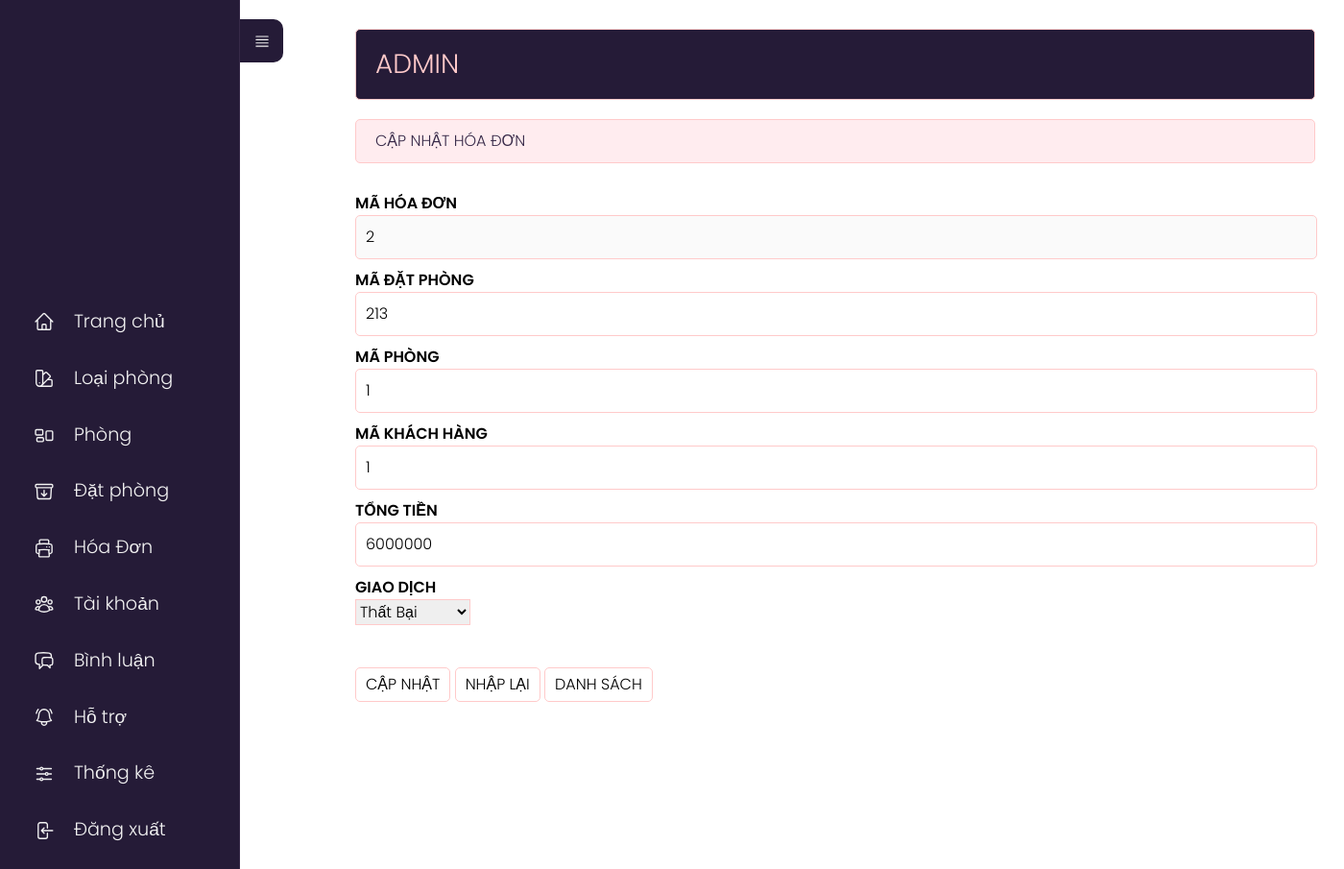
The app's page /app/controllers/admin/index.php?act=suahd&id=2 (signed in) with its own data.
### tables this page shows
CREATE TABLE `hoadon` (
  `id_bill` int(11) NOT NULL,
  `id_order` int(11) NOT NULL,
  `id_phong` int(10) NOT NULL,
  `id_user` int(11) NOT NULL,
  `tongtien` int(11) NOT NULL,
  `role` tinyint(2) NOT NULL DEFAULT 0
);

### app/models/pdo.php (called while the page is built, shortened)
<?php
function pdo_get_connection(){
    $dburl = "mysql:host=localhost;dbname=khachsan;charset=utf8";
    $user = 'root';
    $password = '';
    $conn = new PDO($dburl, $user, $password);
    $conn->setAttribute(PDO::ATTR_ERRMODE, PDO::ERRMODE_EXCEPTION);
    return $conn;
}
function pdo_query_one($sql){
    $sql_args = array_slice(func_get_args(), 1);
    try{
        $conn = pdo_get_connection();
        $stmt = $conn->prepare($sql);
        $stmt->execute($sql_args);
        $row = $stmt->fetch(PDO::FETCH_ASSOC);
        return $row;
    }
    catch(PDOException $e){
        throw $e;
    }
    finally{
        unset($conn);
    }
}

### app/models/hoadon.php (called while the page is built, shortened)
<?php
    function loadone_hoadon($id){
        $sql="select * from hoadon where id_bill=".$id;
        $hd=pdo_query_one($sql);
        return $hd;
    }

### app/views/admin/hoadon/update.php (the view, shortened to what this page needs)
<?php
if (is_array($hd)) {
    extract($hd);
}
?>
<div class="row">
    <div class="row mb headeradmin" style="width:1000px;">
        <h1 style="padding: 15px 0;">ADMIN </h1>
    </div>
    <div class="row mb10 formtittle" style="width:1000px;">
        <h3>CẬP NHẬT HÓA ĐƠN</h3>
    </div>
    <div class="row formcontent">
        <form action="index.php?act=updatehd" method="post">
            <div class="row mb10">
                <label for="">MÃ HÓA ĐƠN</label><br>
                <input type="text" value="<?= $id_bill ?>" name="idhd" style="width:292%;" disabled>
            </div>
            <div class="row mb10">
                <label for="">MÃ ĐẶT PHÒNG</label><br>
                <input type="text" name="id_order" style="width:292%;" value="<?= $id_order ?>">
            </div>
            <div class="row mb10">
                <label for="">MÃ PHÒNG</label><br>
                <input type="text" name="id_phong" style="width:292%;" value="<?= $id_phong ?>">
            </div>
            <div class="row mb10">
                <label for="">MÃ KHÁCH HÀNG</label><br>
                <input type="text" name="id_user" style="width:292%;" value="<?= $id_user ?>">
            </div>
            <div class="row mb10">
                <label for="">TỔNG TIỀN</label><br>
                <input type="text" name="tongtien" style="width:292%;" value="<?= $tongtien ?>">
            </div>
            <div class="row mb10">
                <label for="">GIAO DỊCH</label><br>
                <select name="giaodich" id="" style="border:1px solid #FFCACA;">
                    <option value="0">Thất Bại</option>
                </select><br><br>
            </div>
            <div class="row mb10" style="margin-top:10px;">
                <input type="submit" name="capnhat" value="CẬP NHẬT">
                <input type="reset" name="nhaplai" value="NHẬP LẠI">
                <a href="index.php?act=listhd"><input type="button" value="DANH SÁCH"></a>
            </div>
        </form>
    </div>
</div>
</div>

### public/assets/clients/css/styleadmin.css (style rules this page uses)
* { padding: 0; margin: 0; box-sizing: border-box; font-family: 'Poppins', sans-serif; font-weight: 300; }
body { position: relative; width: 100%; min-height: 150vh; }
.row { float: left; width: 70%; }
.mb { margin-bottom: 20px; }
.mb10 { margin-bottom: 10px; }
.formtk input[type="text"], .formtk input[type="password"], .formcontent input[type="text"], .formcontent input[type="password"] { width: 100%; border: 1px solid #FFCACA; padding: 10px; border-radius: 5px; }
.formtk input[type="submit"], .formcontent input[type="submit"], .formcontent input[type="reset"], .formcontent input[type="button"] { border-radius: 5px; padding: 5px 10px; background-color: #ffffff; border: 1px solid #FFCACA; }
.headeradmin { background-color: #251B37; border: 1px solid #FFCACA; color: #FFCACA; border-radius: 5px; padding: 0px 20px; width: 70%; }
.headeradmin h1 { font-size: 2vw; }
.formtittle { background-color: #FFECEF; border: 1px solid #FFCACA; color: #372948; border-radius: 5px; padding: 10px 20px; }
.formcontent { padding: 20px 0; }
.formcontent label { font-weight: 600; }

### records on screen
hoadon: idhd "2", id_order "213", id_phong "1", id_user "1", tongtien "6000000"
